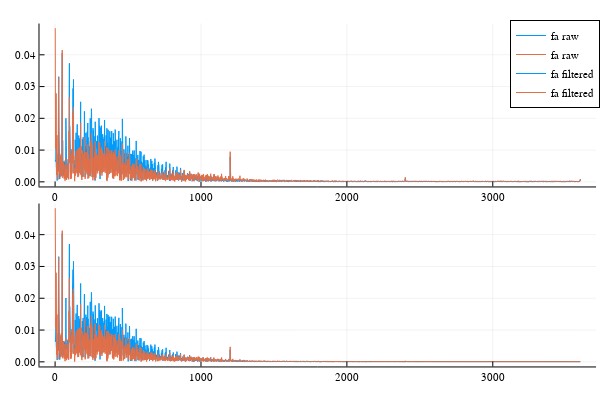

Write notebook code for a chart like this one.
### Code cell
plot(p2, p4, layout=(2,1))

### Figure 1 — Plotly figure (JSON) as saved in the notebook; plotly's stock layout.template omitted (floating-point values rounded to 4 significant figures; data arrays with more than 128 entries replaced by an {"elided": "..."} marker saying what was removed)
{"data": [{"colorbar": {"title": {"text": ""}}, "legendgroup": "fa raw", "line": {"color": "rgba(0, 154, 250, 1.000)", "dash": "solid", "shape": "linear", "width": 1}, "mode": "lines", "name": "fa raw", "showlegend": true, "type": "scatter", "x": {"elided": "3600 int values"}, "xaxis": "x", "y": {"elided": "3600 float values"}, "yaxis": "y", "zmax": null, "zmin": null}, {"colorbar": {"title": {"text": ""}}, "legendgroup": "fa raw", "line": {"color": "rgba(227, 111, 71, 1.000)", "dash": "solid", "shape": "linear", "width": 1}, "mode": "lines", "name": "fa raw", "showlegend": true, "type": "scatter", "x": {"elided": "3600 int values"}, "xaxis": "x", "y": {"elided": "3600 float values"}, "yaxis": "y", "zmax": null, "zmin": null}, {"colorbar": {"title": {"text": ""}}, "legendgroup": "fa filtered", "line": {"color": "rgba(0, 154, 250, 1.000)", "dash": "solid", "shape": "linear", "width": 1}, "mode": "lines", "name": "fa filtered", "showlegend": true, "type": "scatter", "x": {"elided": "3600 int values"}, "xaxis": "x2", "y": {"elided": "3600 float values"}, "yaxis": "y2", "zmax": null, "zmin": null}, {"colorbar": {"title": {"text": ""}}, "legendgroup": "fa filtered", "line": {"color": "rgba(227, 111, 71, 1.000)", "dash": "solid", "shape": "linear", "width": 1}, "mode": "lines", "name": "fa filtered", "showlegend": true, "type": "scatter", "x": {"elided": "3600 int values"}, "xaxis": "x2", "y": {"elided": "3600 float values"}, "yaxis": "y2", "zmax": null, "zmin": null}], "layout": {"annotations": [], "height": 400, "legend": {"bgcolor": "rgba(255, 255, 255, 1.000)", "bordercolor": "rgba(0, 0, 0, 1)", "borderwidth": 1, "font": {"color": "rgba(0, 0, 0, 1)", "family": "sans-serif", "size": 11}, "title": {"font": {"color": "rgba(0, 0, 0, 1)", "family": "sans-serif", "size": 15}, "text": ""}, "tracegroupgap": 0, "traceorder": "normal", "x": 1, "xanchor": "auto", "y": 1, "yanchor": "auto"}, "margin": {"b": 20, "l": 0, "r": 0, "t": 20}, "paper_bgcolor": "rgba(255, 255, 255, 1.000)", "plot_bgcolor": "rgba(255, 255, 255, 1.000)", "showlegend": true, "width": 600, "xaxis": {"anchor": "y", "domain": [0.06582, 0.9934], "gridcolor": "rgba(0, 0, 0, 0.1)", "gridwidth": 0.5, "linecolor": "rgba(0, 0, 0, 1)", "mirror": false, "range": [-107.0, 3708.0], "showgrid": true, "showline": true, "showticklabels": true, "tickangle": 0, "tickcolor": "rgb(0, 0, 0)", "tickfont": {"color": "rgba(0, 0, 0, 1)", "family": "sans-serif", "size": 11}, "tickmode": "array", "ticks": "inside", "ticktext": ["0", "1000", "2000", "3000"], "tickvals": [0, 1000, 2000, 3000], "title": {"font": {"color": "rgba(0, 0, 0, 1)", "family": "sans-serif", "size": 15}, "text": ""}, "type": "linear", "visible": true, "zeroline": false, "zerolinecolor": "rgba(0, 0, 0, 1)"}, "xaxis2": {"anchor": "y2", "domain": [0.06582, 0.9934], "gridcolor": "rgba(0, 0, 0, 0.1)", "gridwidth": 0.5, "linecolor": "rgba(0, 0, 0, 1)", "mirror": false, "range": [-107.0, 3708.0], "showgrid": true, "showline": true, "showticklabels": true, "tickangle": 0, "tickcolor": "rgb(0, 0, 0)", "tickfont": {"color": "rgba(0, 0, 0, 1)", "family": "sans-serif", "size": 11}, "tickmode": "array", "ticks": "inside", "ticktext": ["0", "1000", "2000", "3000"], "tickvals": [0, 1000, 2000, 3000], "title": {"font": {"color": "rgba(0, 0, 0, 1)", "family": "sans-serif", "size": 15}, "text": ""}, "type": "linear", "visible": true, "zeroline": false, "zerolinecolor": "rgba(0, 0, 0, 1)"}, "yaxis": {"anchor": "x", "domain": [0.5376, 0.9902], "gridcolor": "rgba(0, 0, 0, 0.1)", "gridwidth": 0.5, "linecolor": "rgba(0, 0, 0, 1)", "mirror": false, "range": [-0.00145, 0.04984], "showgrid": true, "showline": true, "showticklabels": true, "tickangle": 0, "tickcolor": "rgb(0, 0, 0)", "tickfont": {"color": "rgba(0, 0, 0, 1)", "family": "sans-serif", "size": 11}, "tickmode": "array", "ticks": "inside", "ticktext": ["0.00", "0.01", "0.02", "0.03", "0.04"], "tickvals": [0, 0.01, 0.02, 0.03, 0.04], "title": {"font": {"color": "rgba(0, 0, 0, 1)", "family": "sans-serif", "size": 15}, "text": ""}, "type": "linear", "visible": true, "zeroline": false, "zerolinecolor": "rgba(0, 0, 0, 1)"}, "yaxis2": {"anchor": "x2", "domain": [0.03762, 0.4902], "gridcolor": "rgba(0, 0, 0, 0.1)", "gridwidth": 0.5, "linecolor": "rgba(0, 0, 0, 1)", "mirror": false, "range": [-0.001448, 0.04978], "showgrid": true, "showline": true, "showticklabels": true, "tickangle": 0, "tickcolor": "rgb(0, 0, 0)", "tickfont": {"color": "rgba(0, 0, 0, 1)", "family": "sans-serif", "size": 11}, "tickmode": "array", "ticks": "inside", "ticktext": ["0.00", "0.01", "0.02", "0.03", "0.04"], "tickvals": [0, 0.01, 0.02, 0.03, 0.04], "title": {"font": {"color": "rgba(0, 0, 0, 1)", "family": "sans-serif", "size": 15}, "text": ""}, "type": "linear", "visible": true, "zeroline": false, "zerolinecolor": "rgba(0, 0, 0, 1)"}}}
